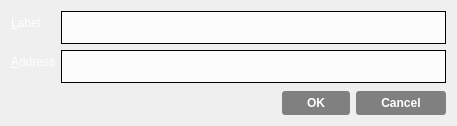
<?xml version="1.0" encoding="UTF-8"?>
<ui version="4.0">
 <class>EditAddressDialog</class>
 <widget class="QDialog" name="EditAddressDialog">
  <property name="geometry">
   <rect>
    <x>0</x>
    <y>0</y>
    <width>457</width>
    <height>126</height>
   </rect>
  </property>
  <property name="windowTitle">
   <string>Edit Address</string>
  </property>
  <property name="styleSheet">
   <string notr="true">QDialog#EditAddressDialog{
border-image: url(':/images/xgcendbtc') 0 0 0 0 stretch stretch;
}
QPushButton { /* Global Button Style */
background-color:qlineargradient(spread:pad, cx:0.5, cy:0.5, radius:0.5, fx:0.5, fy:0.5, stop:0.494318 rgba(0, 0, 0, 118));
border:0;
border-radius:3px;
color:#ffffff;
font-size:12px;
font-weight:bold;
padding-left:25px;
padding-right:25px;
padding-top:5px;
padding-bottom:5px;
}

QPushButton:hover {
background-color:qlineargradient(spread:pad, cx:0.5, cy:0.5, radius:0.5, fx:0.5, fy:0.5, stop:0.494318 rgba(0, 0, 0, 171));
}

QPushButton:focus {
border:none;
outline:none;
}

QPushButton:pressed {
border:1px solid #FFFFFF;
}

.QValidatedLineEdit, .QLineEdit { /* Text Entry Fields */
border: 1px solid #000000;
font-size:11px;
min-height:25px;
outline:0;
padding:3px;
background-color:#fcfcfc;
}</string>
  </property>
  <layout class="QVBoxLayout" name="verticalLayout">
   <item>
    <layout class="QFormLayout" name="formLayout">
     <property name="fieldGrowthPolicy">
      <enum>QFormLayout::AllNonFixedFieldsGrow</enum>
     </property>
     <item row="0" column="0">
      <widget class="QLabel" name="label">
       <property name="palette">
        <palette>
         <active>
          <colorrole role="WindowText">
           <brush brushstyle="SolidPattern">
            <color alpha="255">
             <red>255</red>
             <green>255</green>
             <blue>255</blue>
            </color>
           </brush>
          </colorrole>
         </active>
         <inactive>
          <colorrole role="WindowText">
           <brush brushstyle="SolidPattern">
            <color alpha="255">
             <red>255</red>
             <green>255</green>
             <blue>255</blue>
            </color>
           </brush>
          </colorrole>
         </inactive>
         <disabled>
          <colorrole role="WindowText">
           <brush brushstyle="SolidPattern">
            <color alpha="255">
             <red>120</red>
             <green>120</green>
             <blue>120</blue>
            </color>
           </brush>
          </colorrole>
         </disabled>
        </palette>
       </property>
       <property name="text">
        <string>&amp;Label</string>
       </property>
       <property name="buddy">
        <cstring>labelEdit</cstring>
       </property>
      </widget>
     </item>
     <item row="0" column="1">
      <widget class="QLineEdit" name="labelEdit">
       <property name="toolTip">
        <string>The label associated with this address list entry</string>
       </property>
      </widget>
     </item>
     <item row="1" column="0">
      <widget class="QLabel" name="label_2">
       <property name="palette">
        <palette>
         <active>
          <colorrole role="WindowText">
           <brush brushstyle="SolidPattern">
            <color alpha="255">
             <red>255</red>
             <green>255</green>
             <blue>255</blue>
            </color>
           </brush>
          </colorrole>
         </active>
         <inactive>
          <colorrole role="WindowText">
           <brush brushstyle="SolidPattern">
            <color alpha="255">
             <red>255</red>
             <green>255</green>
             <blue>255</blue>
            </color>
           </brush>
          </colorrole>
         </inactive>
         <disabled>
          <colorrole role="WindowText">
           <brush brushstyle="SolidPattern">
            <color alpha="255">
             <red>120</red>
             <green>120</green>
             <blue>120</blue>
            </color>
           </brush>
          </colorrole>
         </disabled>
        </palette>
       </property>
       <property name="text">
        <string>&amp;Address</string>
       </property>
       <property name="buddy">
        <cstring>addressEdit</cstring>
       </property>
      </widget>
     </item>
     <item row="1" column="1">
      <widget class="QValidatedLineEdit" name="addressEdit">
       <property name="toolTip">
        <string>The address associated with this address list entry. This can only be modified for sending addresses.</string>
       </property>
      </widget>
     </item>
    </layout>
   </item>
   <item>
    <widget class="QDialogButtonBox" name="buttonBox">
     <property name="orientation">
      <enum>Qt::Horizontal</enum>
     </property>
     <property name="standardButtons">
      <set>QDialogButtonBox::Cancel|QDialogButtonBox::Ok</set>
     </property>
    </widget>
   </item>
  </layout>
 </widget>
 <customwidgets>
  <customwidget>
   <class>QValidatedLineEdit</class>
   <extends>QLineEdit</extends>
   <header>qvalidatedlineedit.h</header>
  </customwidget>
 </customwidgets>
 <resources/>
 <connections>
  <connection>
   <sender>buttonBox</sender>
   <signal>accepted()</signal>
   <receiver>EditAddressDialog</receiver>
   <slot>accept()</slot>
   <hints>
    <hint type="sourcelabel">
     <x>20</x>
     <y>20</y>
    </hint>
    <hint type="destinationlabel">
     <x>20</x>
     <y>20</y>
    </hint>
   </hints>
  </connection>
  <connection>
   <sender>buttonBox</sender>
   <signal>rejected()</signal>
   <receiver>EditAddressDialog</receiver>
   <slot>reject()</slot>
   <hints>
    <hint type="sourcelabel">
     <x>20</x>
     <y>20</y>
    </hint>
    <hint type="destinationlabel">
     <x>20</x>
     <y>20</y>
    </hint>
   </hints>
  </connection>
 </connections>
</ui>
